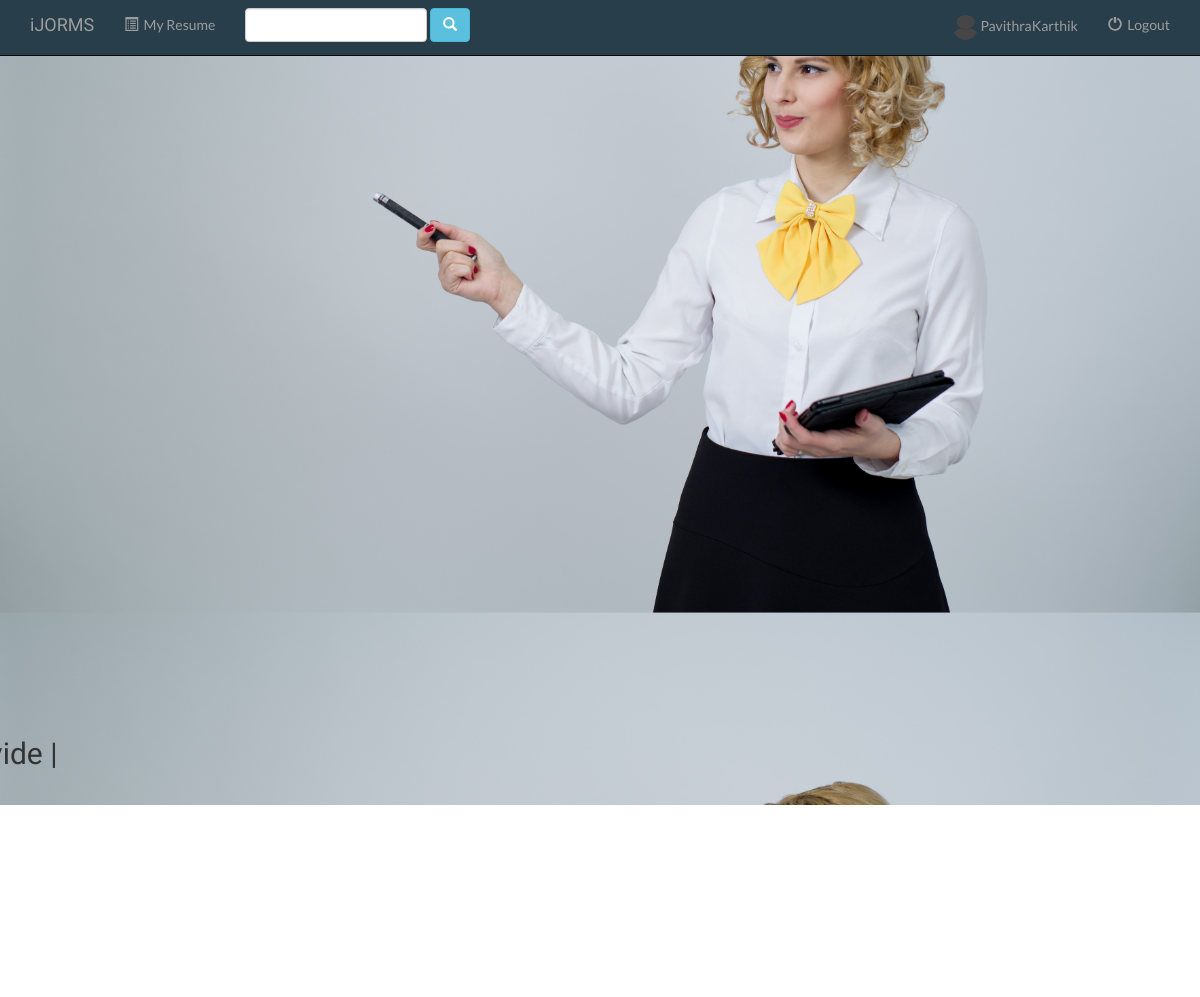
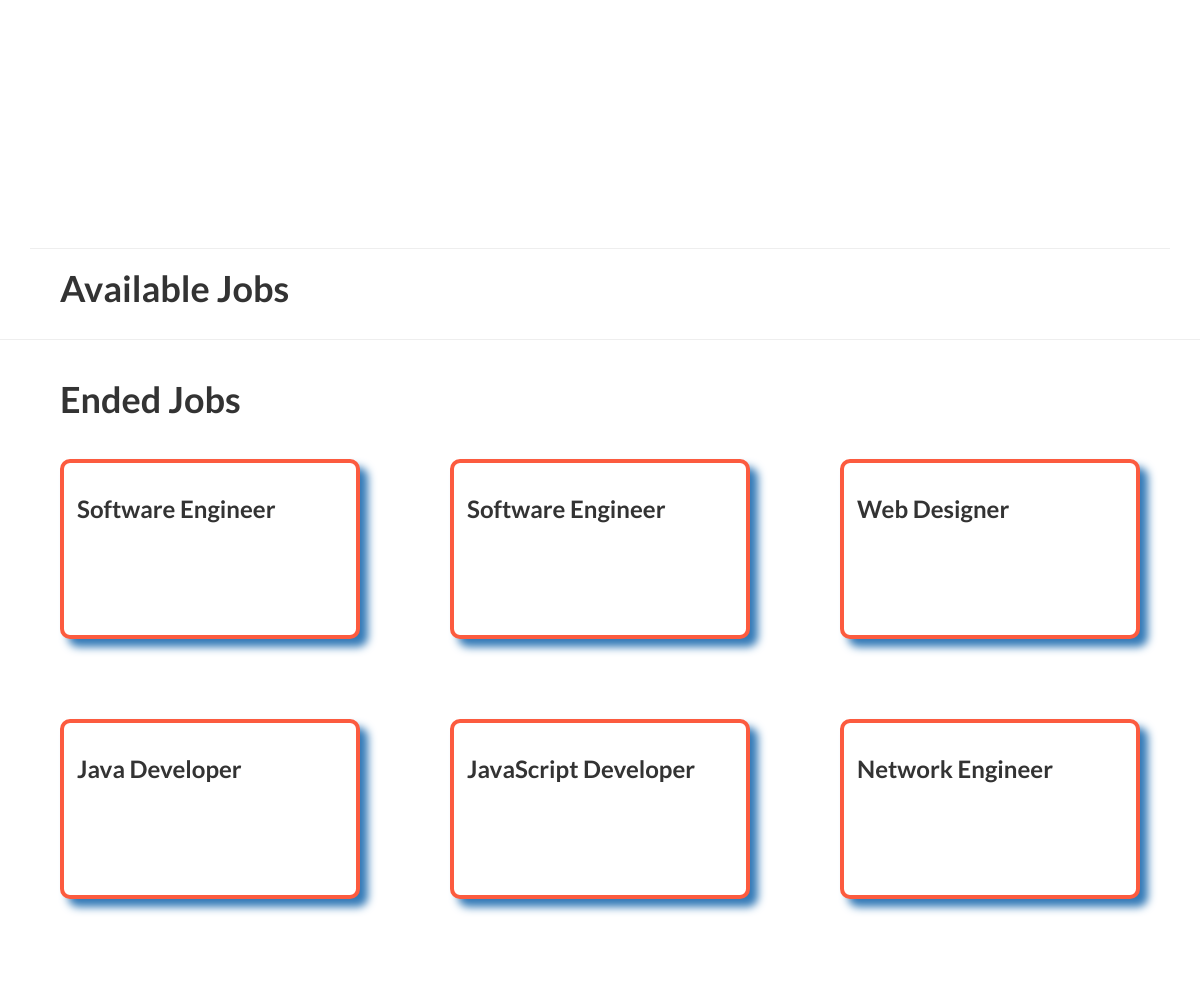
The page / (signed in) on the database its author committed (2 pictures, top to bottom).
### UI/models.py (models this page shows, shortened)
class Applicant(models.Model):
    applicant = models.OneToOneField(User)
    resume = models.FileField(upload_to=user_directory_path)
    photo = models.ImageField()
    applicant_Skill = models.TextField(null=True, blank=True)
    skill_ontology = models.TextField(null=True, blank=True)
    applicant_WorkExp = models.TextField(null=True, blank=True)
    work_experience_ontology = models.TextField(null=True, blank=True)
    applicant_Cert = models.TextField(null=True, blank=True)
    certification_link = models.TextField(null=True, blank=True)
    applicant_Edu = models.TextField(null=True, blank=True)

class Job(models.Model):
    title = models.TextField()
    company = models.TextField()
    category = models.TextField()
    post = models.TextField()
    number_of_vacancies = models.IntegerField()
    degree = models.TextField(null=True, blank=True)
    skills = models.TextField(null=True, blank=True)
    work_experience = models.TextField(null=True, blank=True)
    certification = models.TextField(null=True, blank=True)
    deadline = models.DateTimeField(default=seven_days_hence())

### UI/views.py (the view)
# urls.py: url(r'^$', views.index, name='index'),
def index(request):
    if not request.user.is_authenticated():
        return render(request, 'login.html')
    else:
        availJobs = Job.objects.filter(deadline__gt=timezone.now())
        finishedJobs = Job.objects.filter(deadline__lt=timezone.now())
        applicants = Applicant.objects.all()
        jobs = Job.objects.all()
        now = datetime.datetime.now()
        applicant = Applicant.objects.get(applicant=request.user)
        applWithResume = []
        for i in Applicant.objects.all():
            if i.resume:
                applWithResume.append(i)
        context = {
            'user': request.user,
            'jobs': jobs,
            'availJobs': availJobs,
            'finishedJobs': finishedJobs,
            'applicants': applicants,
            'now': now,
            'applicant' : applicant,
            'applWithResume': applWithResume,
        }
        return render(request, 'home.html', context)

### UI/templates/home.html (shortened to what this page needs)
{% extends 'base.html' %}
{%load static%}
{%load humanize%}
{% block maincontent %}
    <div class="landing">
        <div class="typed_wrap">
            <h1 class="navbar-brand" style="font-size: 30px;">We provide <span class="typed"></span></h1>
        </div>
    </div>
<div class="test">
<div class="container">
    <div class="stats">
        <div class="row">
            <div class="col-md-4 col-sm-4 col-lg-4" id="one">
            </div>
            <div class="col-md-4 col-sm-4 col-lg-4" id="two">
            </div>
            <div class="col-md-4 col-sm-4 col-lg-4" id="three">
            </div>
        </div>
    </div>
<hr>
      <h1 style="margin-left:30px;"><b>Available Jobs</b></h1>
</div>
<hr>
  <div class="container">
    <h1 style="margin-left:30px;"><b>Ended Jobs</b></h1>
    {%for job in finishedJobs%}
        {% if forloop.first %}
          <div class ="row">
        {% endif %}
            <div class="col-sm-4 col-lg-4 col-md-4 ">
              <a href="{%url  'details' id=job.id%}">
              <div class="thumbnail" style="border-color:rgb(252, 91, 63); margin:30px;">
                  <div class="caption">
                      <h3 style="font-weight:bold;">{{job.title}}</h3>
                </div>
              </div>
              </a>
          </div>
          {% if forloop.counter|divisibleby:3 %}
            </div><br>
          <div class="row">
          {% endif %}
          {% if forloop.last %}
            </div><br>
          {% endif %}
    {% endfor %}
</div>
</div>
{% endblock %}

### UI/templates/base.html (shortened to what this page needs)
<!DOCTYPE html>
<html>
	<head>
		{% load staticfiles %}
	   	<link rel='stylesheet' type='text/css' href="{% static 'UI/css/style.css'%}">
	    <link rel="stylesheet" href="{% static 'UI/css/bootstrap.min.css'%}">
	    <link href="http://cdn.pydata.org/bokeh/release/bokeh-0.12.6.min.css" rel="stylesheet" type="text/css">
	    <link href="http://cdn.pydata.org/bokeh/release/bokeh-widgets-0.12.6.min.css" rel="stylesheet" type="text/css">
	</head>
	<body style="
				font-family: 'Lato', sans-serif !important;
				margin-bottom: 60px;
				margin-top: 80px;">
	<nav class="navbar navbar-inverse navbar-fixed-top" style="background-color: #283e4a; margin-bottom:0px !important;">
		<div class="container">
			<div class="navbar-header">
				<a class="navbar-brand" href="{% url 'index' %}">iJORMS</a>
			</div>
			<div class="collapse navbar-collapse" id="topNavBar">
				<ul class="nav navbar-nav">
					<li><a href="{% url 'vitae' 0 %}"><span class="glyphicon glyphicon-list-alt" aria-hidden="true"></span>&nbsp; My Resume</a></li>
				</ul>
				<form class="navbar-form navbar-left" role="search" method="POST" action="{% url 'search' %}">
						<input type="text" class="form-control" name="q">
						<button type="submit" class="btn btn-info">
						<span class="glyphicon glyphicon-search"></span>
					</button>
				</form>
				<ul class="nav navbar-nav navbar-right">
					<li class="">
						<a href="{% url "dashboard" %}">
							<img src= "{{ applicant.photo.url }}" class="img-circle" height="25px" width="25px">
							{{ user }}
						</a>
					</li>
					<li class="">
						<a href="{% url 'logout_user' %}">
							<span class="glyphicon glyphicon-off" aria-hidden="true"></span>&nbsp;
							Logout
						</a>
					</li>
				</ul>
			</div>
		</div>
	</nav>
	{% block maincontent %}
	{% endblock %}
</body>
</html>

### UI/static/UI/css/style.css (style rules this page uses)
body { background: white; }
.navbar { border-radius: 0; }
.navbar-brand { font-family: 'Satisfy', cursive; font-size: 16; }

### UI/templates/home.html (style rules this page uses)
#one, #two, #three { height: 300px; width: 300px; margin:45px; position:relative; }
.thumbnail { height:180px; border-radius:10px !important; width:300px; border-width: 4px; z-index: 5; box-shadow: 8px 8px 8px; }
.landing { width: 100%; min-height: 755px; margin: -30px auto 30px; padding: 10px 0; background: url(../static/UI/img/landing2.jpeg) center fixed; background-size: 100%; }
.typed_wrap { display: block; width: 900px; height: auto; padding: 30px; position: sticky; top: 35%; left: 40%; -webkit-transform: translate(-50%,-50%); -moz-transform: translate(-50%,-50%); -ms-transform: translate(-50%,-50%); -o-transform: translate(-50%,-50%); transform: translate(-50%,-50%); }
.typed_wrap h1 { display: inline; }
.typed::after { content: '|'; display: inline; -webkit-animation: blink 0.7s infinite; -moz-animation: blink 0.7s infinite; animation: blink 0.7s infinite; }

### rows shown on the page
Applicant: photo (picture)
Job: title "Software Engineer"
Job: title "Software Engineer"
Job: title "Web Designer"
Job: title "Java Developer"
Job: title "JavaScript Developer"
Job: title "Network Engineer"

### other values the page prints
{{ user }} "PavithraKarthik"
